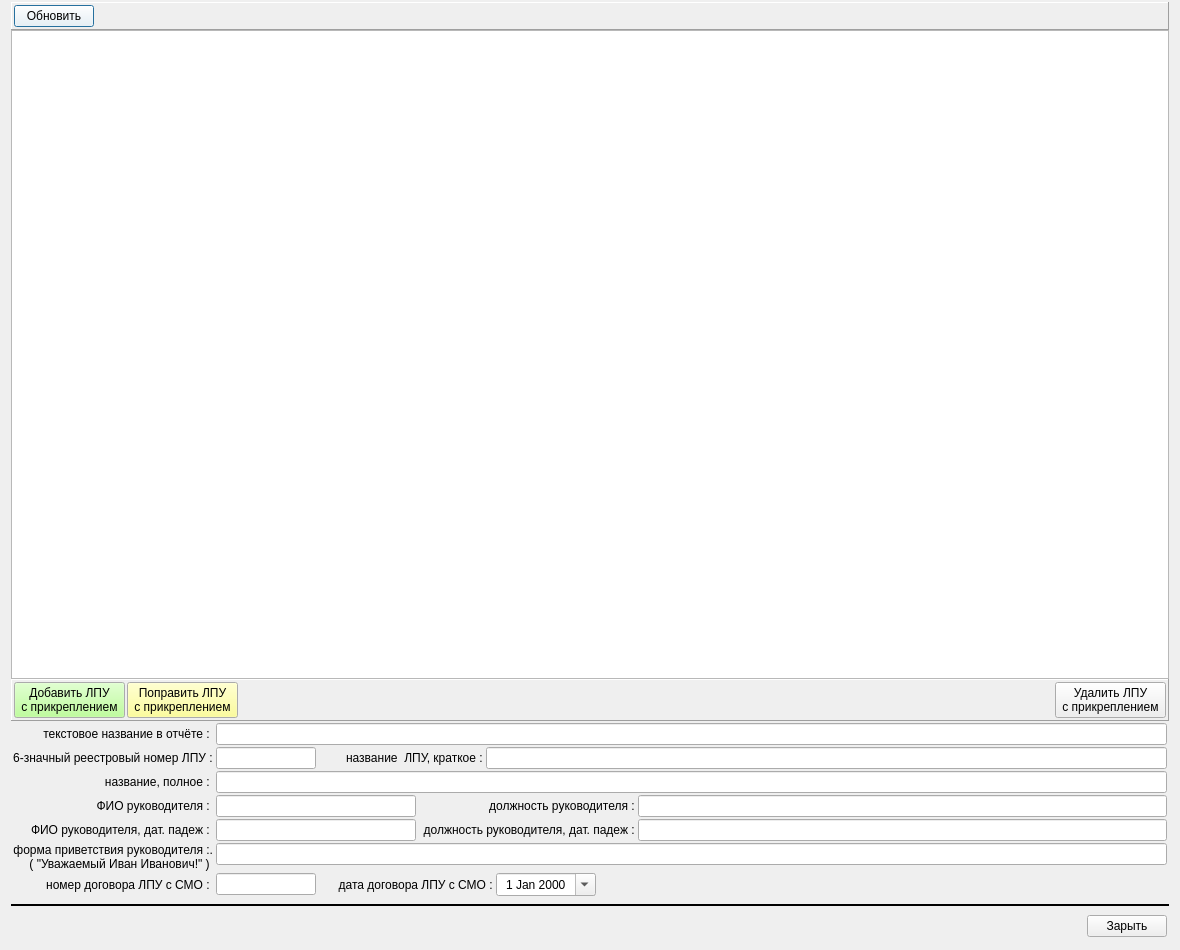
<?xml version="1.0" encoding="UTF-8"?>
<ui version="4.0">
 <class>list_assig_medorgs_wnd</class>
 <widget class="QDialog" name="list_assig_medorgs_wnd">
  <property name="geometry">
   <rect>
    <x>0</x>
    <y>0</y>
    <width>1180</width>
    <height>950</height>
   </rect>
  </property>
  <property name="minimumSize">
   <size>
    <width>1000</width>
    <height>0</height>
   </size>
  </property>
  <property name="windowTitle">
   <string>Справочник ЛПУ (для отчётов по прикреплению застрахованных)</string>
  </property>
  <layout class="QVBoxLayout" name="verticalLayout" stretch="0,1,0,0,0,0">
   <property name="spacing">
    <number>0</number>
   </property>
   <property name="topMargin">
    <number>2</number>
   </property>
   <item>
    <widget class="QFrame" name="frame">
     <property name="frameShape">
      <enum>QFrame::Panel</enum>
     </property>
     <property name="frameShadow">
      <enum>QFrame::Raised</enum>
     </property>
     <layout class="QHBoxLayout" name="horizontalLayout">
      <property name="spacing">
       <number>2</number>
      </property>
      <property name="leftMargin">
       <number>2</number>
      </property>
      <property name="topMargin">
       <number>2</number>
      </property>
      <property name="rightMargin">
       <number>2</number>
      </property>
      <property name="bottomMargin">
       <number>2</number>
      </property>
      <item>
       <widget class="QPushButton" name="bn_refresh">
        <property name="palette">
         <palette>
          <active>
           <colorrole role="Button">
            <brush brushstyle="SolidPattern">
             <color alpha="255">
              <red>255</red>
              <green>255</green>
              <blue>255</blue>
             </color>
            </brush>
           </colorrole>
          </active>
          <inactive>
           <colorrole role="Button">
            <brush brushstyle="SolidPattern">
             <color alpha="255">
              <red>255</red>
              <green>255</green>
              <blue>255</blue>
             </color>
            </brush>
           </colorrole>
          </inactive>
          <disabled>
           <colorrole role="Button">
            <brush brushstyle="SolidPattern">
             <color alpha="255">
              <red>255</red>
              <green>255</green>
              <blue>255</blue>
             </color>
            </brush>
           </colorrole>
          </disabled>
         </palette>
        </property>
        <property name="text">
         <string>Обновить</string>
        </property>
        <property name="icon">
         <iconset resource="_inko_pol2_res.qrc">
          <normaloff>:/refresh.png</normaloff>:/refresh.png</iconset>
        </property>
       </widget>
      </item>
      <item>
       <spacer name="horizontalSpacer">
        <property name="orientation">
         <enum>Qt::Horizontal</enum>
        </property>
        <property name="sizeHint" stdset="0">
         <size>
          <width>40</width>
          <height>20</height>
         </size>
        </property>
       </spacer>
      </item>
     </layout>
    </widget>
   </item>
   <item>
    <widget class="QTableView" name="tab_medorgs">
     <property name="selectionMode">
      <enum>QAbstractItemView::SingleSelection</enum>
     </property>
     <property name="selectionBehavior">
      <enum>QAbstractItemView::SelectRows</enum>
     </property>
     <attribute name="verticalHeaderDefaultSectionSize">
      <number>20</number>
     </attribute>
     <attribute name="verticalHeaderMinimumSectionSize">
      <number>20</number>
     </attribute>
    </widget>
   </item>
   <item>
    <widget class="QFrame" name="frame_2">
     <property name="frameShape">
      <enum>QFrame::Panel</enum>
     </property>
     <property name="frameShadow">
      <enum>QFrame::Raised</enum>
     </property>
     <layout class="QHBoxLayout" name="horizontalLayout_2">
      <property name="spacing">
       <number>2</number>
      </property>
      <property name="leftMargin">
       <number>2</number>
      </property>
      <property name="topMargin">
       <number>2</number>
      </property>
      <property name="rightMargin">
       <number>2</number>
      </property>
      <property name="bottomMargin">
       <number>2</number>
      </property>
      <item>
       <widget class="QPushButton" name="bn_add">
        <property name="minimumSize">
         <size>
          <width>110</width>
          <height>0</height>
         </size>
        </property>
        <property name="palette">
         <palette>
          <active>
           <colorrole role="Button">
            <brush brushstyle="SolidPattern">
             <color alpha="255">
              <red>170</red>
              <green>255</green>
              <blue>127</blue>
             </color>
            </brush>
           </colorrole>
          </active>
          <inactive>
           <colorrole role="Button">
            <brush brushstyle="SolidPattern">
             <color alpha="255">
              <red>170</red>
              <green>255</green>
              <blue>127</blue>
             </color>
            </brush>
           </colorrole>
          </inactive>
          <disabled>
           <colorrole role="Button">
            <brush brushstyle="SolidPattern">
             <color alpha="255">
              <red>170</red>
              <green>255</green>
              <blue>127</blue>
             </color>
            </brush>
           </colorrole>
          </disabled>
         </palette>
        </property>
        <property name="text">
         <string>Добавить ЛПУ
 с прикреплением </string>
        </property>
       </widget>
      </item>
      <item>
       <widget class="QPushButton" name="bn_edit">
        <property name="minimumSize">
         <size>
          <width>110</width>
          <height>0</height>
         </size>
        </property>
        <property name="palette">
         <palette>
          <active>
           <colorrole role="Button">
            <brush brushstyle="SolidPattern">
             <color alpha="255">
              <red>255</red>
              <green>255</green>
              <blue>127</blue>
             </color>
            </brush>
           </colorrole>
          </active>
          <inactive>
           <colorrole role="Button">
            <brush brushstyle="SolidPattern">
             <color alpha="255">
              <red>255</red>
              <green>255</green>
              <blue>127</blue>
             </color>
            </brush>
           </colorrole>
          </inactive>
          <disabled>
           <colorrole role="Button">
            <brush brushstyle="SolidPattern">
             <color alpha="255">
              <red>255</red>
              <green>255</green>
              <blue>127</blue>
             </color>
            </brush>
           </colorrole>
          </disabled>
         </palette>
        </property>
        <property name="text">
         <string>Поправить ЛПУ 
 с прикреплением </string>
        </property>
       </widget>
      </item>
      <item>
       <spacer name="horizontalSpacer_2">
        <property name="orientation">
         <enum>Qt::Horizontal</enum>
        </property>
        <property name="sizeHint" stdset="0">
         <size>
          <width>40</width>
          <height>20</height>
         </size>
        </property>
       </spacer>
      </item>
      <item>
       <widget class="QPushButton" name="bn_delete">
        <property name="minimumSize">
         <size>
          <width>110</width>
          <height>0</height>
         </size>
        </property>
        <property name="text">
         <string>Удалить ЛПУ
 с прикреплением </string>
        </property>
       </widget>
      </item>
     </layout>
    </widget>
   </item>
   <item>
    <layout class="QFormLayout" name="formLayout">
     <property name="fieldGrowthPolicy">
      <enum>QFormLayout::AllNonFixedFieldsGrow</enum>
     </property>
     <property name="verticalSpacing">
      <number>2</number>
     </property>
     <property name="leftMargin">
      <number>2</number>
     </property>
     <property name="topMargin">
      <number>2</number>
     </property>
     <property name="rightMargin">
      <number>2</number>
     </property>
     <property name="bottomMargin">
      <number>2</number>
     </property>
     <item row="1" column="0">
      <widget class="QLabel" name="label">
       <property name="minimumSize">
        <size>
         <width>200</width>
         <height>0</height>
        </size>
       </property>
       <property name="font">
        <font>
         <weight>50</weight>
         <bold>false</bold>
        </font>
       </property>
       <property name="text">
        <string>6-значный реестровый номер ЛПУ : </string>
       </property>
       <property name="alignment">
        <set>Qt::AlignRight|Qt::AlignTrailing|Qt::AlignVCenter</set>
       </property>
      </widget>
     </item>
     <item row="1" column="1">
      <layout class="QHBoxLayout" name="horizontalLayout_6">
       <item>
        <widget class="QLineEdit" name="ln_code_mo">
         <property name="maximumSize">
          <size>
           <width>100</width>
           <height>16777215</height>
          </size>
         </property>
         <property name="inputMask">
          <string>999999</string>
         </property>
        </widget>
       </item>
       <item>
        <widget class="QLabel" name="label_4">
         <property name="minimumSize">
          <size>
           <width>170</width>
           <height>0</height>
          </size>
         </property>
         <property name="text">
          <string>название  ЛПУ, краткое : </string>
         </property>
         <property name="alignment">
          <set>Qt::AlignRight|Qt::AlignTrailing|Qt::AlignVCenter</set>
         </property>
        </widget>
       </item>
       <item>
        <widget class="QLineEdit" name="ln_mo_name"/>
       </item>
      </layout>
     </item>
     <item row="3" column="0">
      <widget class="QLabel" name="label_5">
       <property name="minimumSize">
        <size>
         <width>200</width>
         <height>0</height>
        </size>
       </property>
       <property name="text">
        <string>название, полное : </string>
       </property>
       <property name="alignment">
        <set>Qt::AlignRight|Qt::AlignTrailing|Qt::AlignVCenter</set>
       </property>
      </widget>
     </item>
     <item row="3" column="1">
      <widget class="QLineEdit" name="ln_mo_name_full"/>
     </item>
     <item row="5" column="0">
      <widget class="QLabel" name="label_2">
       <property name="minimumSize">
        <size>
         <width>200</width>
         <height>0</height>
        </size>
       </property>
       <property name="text">
        <string>ФИО руководителя, дат. падеж : </string>
       </property>
       <property name="alignment">
        <set>Qt::AlignRight|Qt::AlignTrailing|Qt::AlignVCenter</set>
       </property>
      </widget>
     </item>
     <item row="5" column="1">
      <layout class="QHBoxLayout" name="horizontalLayout_5" stretch="1,0,1">
       <item>
        <widget class="QLineEdit" name="ln_chif_fio_dp">
         <property name="minimumSize">
          <size>
           <width>200</width>
           <height>0</height>
          </size>
         </property>
         <property name="maximumSize">
          <size>
           <width>200</width>
           <height>16777215</height>
          </size>
         </property>
        </widget>
       </item>
       <item>
        <widget class="QLabel" name="label_6">
         <property name="minimumSize">
          <size>
           <width>222</width>
           <height>0</height>
          </size>
         </property>
         <property name="maximumSize">
          <size>
           <width>220</width>
           <height>16777215</height>
          </size>
         </property>
         <property name="text">
          <string>должность руководителя, дат. падеж : </string>
         </property>
         <property name="alignment">
          <set>Qt::AlignRight|Qt::AlignTrailing|Qt::AlignVCenter</set>
         </property>
        </widget>
       </item>
       <item>
        <widget class="QLineEdit" name="ln_chif_state_dp">
         <property name="minimumSize">
          <size>
           <width>200</width>
           <height>0</height>
          </size>
         </property>
        </widget>
       </item>
      </layout>
     </item>
     <item row="7" column="0">
      <widget class="QLabel" name="label_7">
       <property name="minimumSize">
        <size>
         <width>200</width>
         <height>0</height>
        </size>
       </property>
       <property name="text">
        <string>форма приветствия руководителя :.
 ( &quot;Уважаемый Иван Иванович!&quot; ) </string>
       </property>
       <property name="alignment">
        <set>Qt::AlignRight|Qt::AlignTrailing|Qt::AlignVCenter</set>
       </property>
      </widget>
     </item>
     <item row="7" column="1">
      <layout class="QVBoxLayout" name="verticalLayout_2">
       <item>
        <widget class="QLineEdit" name="ln_chif_greetings"/>
       </item>
      </layout>
     </item>
     <item row="8" column="0">
      <widget class="QLabel" name="label_3">
       <property name="minimumSize">
        <size>
         <width>200</width>
         <height>0</height>
        </size>
       </property>
       <property name="text">
        <string>номер договора ЛПУ с СМО : </string>
       </property>
       <property name="alignment">
        <set>Qt::AlignRight|Qt::AlignTrailing|Qt::AlignVCenter</set>
       </property>
      </widget>
     </item>
     <item row="8" column="1">
      <layout class="QHBoxLayout" name="horizontalLayout_3">
       <item>
        <widget class="QLineEdit" name="ln_contract_num">
         <property name="maximumSize">
          <size>
           <width>100</width>
           <height>16777215</height>
          </size>
         </property>
        </widget>
       </item>
       <item>
        <widget class="QLabel" name="label_8">
         <property name="minimumSize">
          <size>
           <width>180</width>
           <height>0</height>
          </size>
         </property>
         <property name="text">
          <string>дата договора ЛПУ с СМО : </string>
         </property>
         <property name="alignment">
          <set>Qt::AlignRight|Qt::AlignTrailing|Qt::AlignVCenter</set>
         </property>
        </widget>
       </item>
       <item>
        <widget class="QDateEdit" name="dat_contract_date">
         <property name="minimumSize">
          <size>
           <width>100</width>
           <height>0</height>
          </size>
         </property>
         <property name="alignment">
          <set>Qt::AlignCenter</set>
         </property>
         <property name="calendarPopup">
          <bool>true</bool>
         </property>
        </widget>
       </item>
       <item>
        <spacer name="horizontalSpacer_3">
         <property name="orientation">
          <enum>Qt::Horizontal</enum>
         </property>
         <property name="sizeHint" stdset="0">
          <size>
           <width>40</width>
           <height>20</height>
          </size>
         </property>
        </spacer>
       </item>
      </layout>
     </item>
     <item row="0" column="0">
      <widget class="QLabel" name="label_9">
       <property name="minimumSize">
        <size>
         <width>200</width>
         <height>0</height>
        </size>
       </property>
       <property name="text">
        <string>текстовое название в отчёте : </string>
       </property>
       <property name="alignment">
        <set>Qt::AlignRight|Qt::AlignTrailing|Qt::AlignVCenter</set>
       </property>
      </widget>
     </item>
     <item row="0" column="1">
      <widget class="QLineEdit" name="ln_text"/>
     </item>
     <item row="4" column="1">
      <layout class="QHBoxLayout" name="horizontalLayout_7" stretch="1,0,1">
       <item>
        <widget class="QLineEdit" name="ln_chif_fio">
         <property name="minimumSize">
          <size>
           <width>200</width>
           <height>0</height>
          </size>
         </property>
         <property name="maximumSize">
          <size>
           <width>200</width>
           <height>16777215</height>
          </size>
         </property>
        </widget>
       </item>
       <item>
        <widget class="QLabel" name="label_10">
         <property name="minimumSize">
          <size>
           <width>222</width>
           <height>0</height>
          </size>
         </property>
         <property name="maximumSize">
          <size>
           <width>220</width>
           <height>16777215</height>
          </size>
         </property>
         <property name="text">
          <string>должность руководителя : </string>
         </property>
         <property name="alignment">
          <set>Qt::AlignRight|Qt::AlignTrailing|Qt::AlignVCenter</set>
         </property>
        </widget>
       </item>
       <item>
        <widget class="QLineEdit" name="ln_chif_state">
         <property name="minimumSize">
          <size>
           <width>200</width>
           <height>0</height>
          </size>
         </property>
        </widget>
       </item>
      </layout>
     </item>
     <item row="4" column="0">
      <widget class="QLabel" name="label_11">
       <property name="minimumSize">
        <size>
         <width>200</width>
         <height>0</height>
        </size>
       </property>
       <property name="text">
        <string>ФИО руководителя : </string>
       </property>
       <property name="alignment">
        <set>Qt::AlignRight|Qt::AlignTrailing|Qt::AlignVCenter</set>
       </property>
      </widget>
     </item>
    </layout>
   </item>
   <item>
    <widget class="Line" name="line">
     <property name="minimumSize">
      <size>
       <width>0</width>
       <height>15</height>
      </size>
     </property>
     <property name="frameShadow">
      <enum>QFrame::Plain</enum>
     </property>
     <property name="lineWidth">
      <number>2</number>
     </property>
     <property name="orientation">
      <enum>Qt::Horizontal</enum>
     </property>
    </widget>
   </item>
   <item>
    <layout class="QHBoxLayout" name="horizontalLayout_4">
     <property name="spacing">
      <number>2</number>
     </property>
     <property name="leftMargin">
      <number>2</number>
     </property>
     <property name="topMargin">
      <number>2</number>
     </property>
     <property name="rightMargin">
      <number>2</number>
     </property>
     <property name="bottomMargin">
      <number>2</number>
     </property>
     <item>
      <spacer name="horizontalSpacer_4">
       <property name="orientation">
        <enum>Qt::Horizontal</enum>
       </property>
       <property name="sizeHint" stdset="0">
        <size>
         <width>40</width>
         <height>20</height>
        </size>
       </property>
      </spacer>
     </item>
     <item>
      <widget class="QPushButton" name="bn_close">
       <property name="text">
        <string>Зарыть</string>
       </property>
      </widget>
     </item>
    </layout>
   </item>
  </layout>
 </widget>
 <tabstops>
  <tabstop>tab_medorgs</tabstop>
  <tabstop>bn_refresh</tabstop>
  <tabstop>bn_add</tabstop>
  <tabstop>bn_edit</tabstop>
  <tabstop>bn_delete</tabstop>
 </tabstops>
 <resources>
  <include location="_inko_pol2_res.qrc"/>
 </resources>
 <connections/>
</ui>
